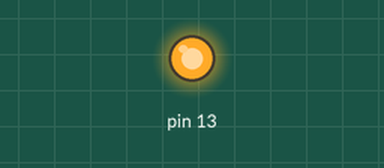
Recording of a sketch running on a simulated Arduino Uno, built with avr-gcc and run on an emulated ATmega328P. Shown: output pins drawn as LEDs (lit = HIGH).

Above: at 1.0 s.
At 28.0 s:
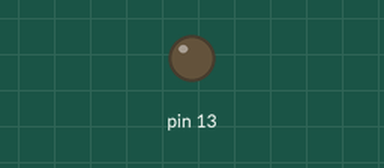
Timing chart, 0 to 32.5 s (numbered marks = the images above):
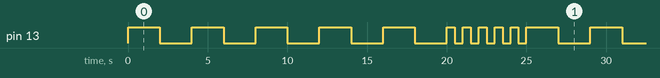

The sketch:

blink.ino
```cpp
void setup(){
  pinMode(13, OUTPUT);

}

void loop(){


 //From this point onwards the LED blinks slowly
 // The LED has 4 second period
 digitalWrite(13, HIGH);
 delay(2000);
 digitalWrite(13, LOW);
 delay(2000);


 digitalWrite(13, HIGH);
 delay(2000);
 digitalWrite(13, LOW);
 delay(2000);


 digitalWrite(13, HIGH);
 delay(2000);
 digitalWrite(13, LOW);
 delay(2000);


 digitalWrite(13, HIGH);
 delay(2000);
 digitalWrite(13, LOW);
 delay(2000);


 digitalWrite(13, HIGH);
 delay(2000);
 digitalWrite(13, LOW);
 delay(2000);


//The LED starts blining faster
//The LED has a 1 second period
 digitalWrite(13, HIGH);
 delay(500);
 digitalWrite(13, LOW);
 delay(500);


 digitalWrite(13, HIGH);
 delay(500);
 digitalWrite(13, LOW);
 delay(500);

 digitalWrite(13, HIGH);
 delay(500);
 digitalWrite(13, LOW);
 delay(500);

 digitalWrite(13, HIGH);
 delay(500);
 digitalWrite(13, LOW);
 delay(500);

 digitalWrite(13, HIGH);
 delay(500);
 digitalWrite(13, LOW);
 delay(500);

//The loop ends and starts again.

}
```

Measured:
- by itself, pin 13: repeats every 25.0 s: 4 × (LOW 2.0 s, HIGH 2.0 s), LOW 2.0 s, 5 × (HIGH 0.50 s, LOW 0.50 s), HIGH 2.0 s
- by itself, everything shown: repeats every 25.0 s, in 20 steps
